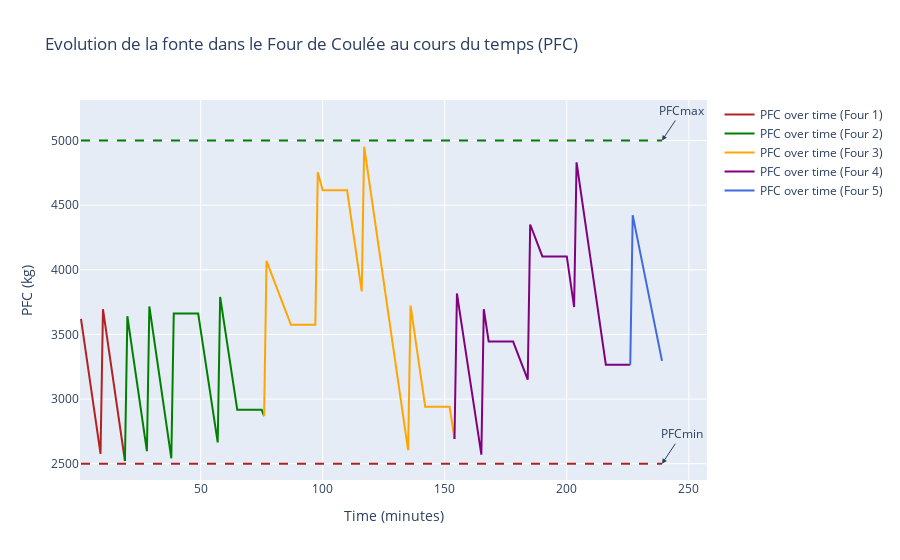
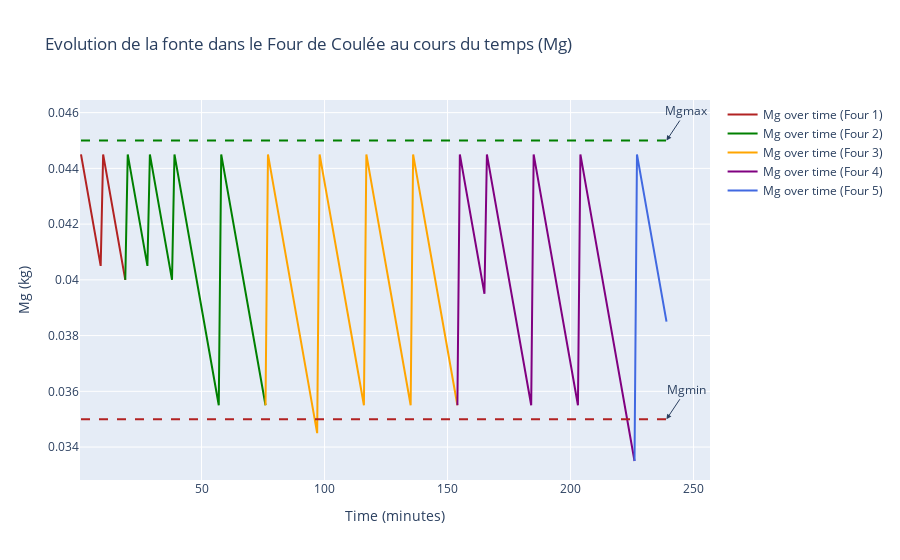

These figures' notebook cell, in order:
### Code cell
import plotly.graph_objects as go

# Fonction pour insérer le dernier élément de la clé actuelle au début de la liste de la clé suivante
def inserer_dernier_element(liste_cle, times_dict, PFC_Consomvalues_dict, Mgvalues_dict):
    for i in range(len(liste_cle) - 1):
        derniere_valeur_t = times_dict[liste_cle[i]][-1] if times_dict[liste_cle[i]] else None
        derniere_valeur_PFC = PFC_Consomvalues_dict[liste_cle[i]][-1] if PFC_Consomvalues_dict[liste_cle[i]] else None
        derniere_valeur_Mg = Mgvalues_dict[liste_cle[i]][-1] if Mgvalues_dict[liste_cle[i]] else None
        if derniere_valeur_t is not None:
            times_dict[liste_cle[i + 1]] = [derniere_valeur_t] + times_dict[liste_cle[i + 1]]
            PFC_Consomvalues_dict[liste_cle[i + 1]] = [derniere_valeur_PFC] + PFC_Consomvalues_dict[liste_cle[i + 1]]
            Mgvalues_dict[liste_cle[i + 1]] = [derniere_valeur_Mg] + Mgvalues_dict[liste_cle[i + 1]]


def Plot_consom(PFC_values_dict, Mgvalues_dict, times_dict, PFCmin, PFCmax, Mgmin, Mgmax):
    # Dictionnaire de couleurs pour chaque clé
    color_dict = {
        "chargement_et_fusion": 'royalblue',
        "Four 1": 'firebrick',
        "Four 2": 'green',
        "Four 3": 'orange',
        "Four 4": 'purple',
        "Four 5": 'royalblue'
    }


    # Initialisation des dictionnaires
    cles = ["chargement_et_fusion", "Four 1", "Four 2", "Four 3", "Four 4", "Four 5"]

    # Appliquer la fonction aux trois dictionnaires
    inserer_dernier_element(cles, times_dict, PFC_Consomvalues_dict, Mgvalues_dict)


    # Create Plotly figure for PFC
    fig_pfc = go.Figure()

    # Add PFC lines for each key
    for key in PFC_values_dict.keys():
        fig_pfc.add_trace(go.Scatter(x=times_dict[key], y=PFC_values_dict[key], mode='lines', name=f'PFC over time ({key})', line=dict(color=color_dict[key])))

    # Add horizontal lines for PFCmin and PFCmax
    tmin, tmax = times_dict["Four 1"][0],times_dict["Four 5"][-1]
    fig_pfc.add_shape(type="line", x0=tmin, y0=PFCmin, x1=tmax, y1=PFCmin, line=dict(color="firebrick", width=2, dash="dash"), name="PFCmin")
    fig_pfc.add_shape(type="line", x0=tmin, y0=PFCmax, x1=tmax, y1=PFCmax, line=dict(color="green", width=2, dash="dash"), name="PFCmax")

    # Customize layout for PFC figure
    fig_pfc.update_layout(title='Evolution de la fonte dans le Four de Coulée au cours du temps (PFC)', 
                          xaxis_title='Time (minutes)', yaxis_title='PFC (kg)', 
                          template='plotly', showlegend=True,
                          annotations=[
                              dict(x=tmax, y=PFCmin, xref="x", yref="y", text="PFCmin", showarrow=True, arrowhead=2, ax=20, ay=-30),
                              dict(x=tmax, y=PFCmax, xref="x", yref="y", text="PFCmax", showarrow=True, arrowhead=2, ax=20, ay=-30)
                          ])

    # Show the PFC plot
    fig_pfc.show()

    # Create Plotly figure for Mg
    fig_mg = go.Figure()

    # Add Mg lines for each key
    for key in Mgvalues_dict.keys():
        fig_mg.add_trace(go.Scatter(x=times_dict[key], y=Mgvalues_dict[key], mode='lines', name=f'Mg over time ({key})', line=dict(color=color_dict[key])))

    # Add horizontal lines for Mgmin and Mgmax
    fig_mg.add_shape(type="line", x0=tmin, y0=Mgmin, x1=tmax, y1=Mgmin, line=dict(color="firebrick", width=2, dash="dash"), name="Mgmin")
    fig_mg.add_shape(type="line", x0=tmin, y0=Mgmax, x1=tmax, y1=Mgmax, line=dict(color="green", width=2, dash="dash"), name="Mgmax")

    # Customize layout for Mg figure
    fig_mg.update_layout(title='Evolution de la fonte dans le Four de Coulée au cours du temps (Mg)', 
                         xaxis_title='Time (minutes)', yaxis_title='Mg (kg)', 
                         template='plotly', showlegend=True,
                         annotations=[
                              dict(x=tmax, y=Mgmin, xref="x", yref="y", text="Mgmin", showarrow=True, arrowhead=2, ax=20, ay=-30),
                              dict(x=tmax, y=Mgmax, xref="x", yref="y", text="Mgmax", showarrow=True, arrowhead=2, ax=20, ay=-30)
                          ])

    # Show the Mg plot
    fig_mg.show()

# Call the function with the appropriate dictionaries and parameters
Plot_consom(PFC_Consomvalues_dict, Mgvalues_dict, times_dict, PFCmin, PFCmax, Mgmin, Mgmax)

### Figure 1 — Plotly figure (JSON) as saved in the notebook; plotly's stock layout.template omitted (floating-point values rounded to 4 significant figures)
{"data": [{"line": {"color": "royalblue"}, "mode": "lines", "name": "PFC over time (chargement_et_fusion)", "type": "scatter", "x": [], "y": []}, {"line": {"color": "firebrick"}, "mode": "lines", "name": "PFC over time (Four 1)", "type": "scatter", "x": [1, 2, 3, 4, 5, 6, 7, 8, 9, 10, 11, 12, 13, 14, 15, 16, 17, 18, 19], "y": [3620.0, 3489.0, 3359.0, 3228.0, 3098.0, 2967.0, 2837.0, 2706.0, 2576.0, 3695.0, 3565.0, 3434.0, 3304.0, 3173.0, 3043.0, 2913.0, 2782.0, 2652.0, 2521.0]}, {"line": {"color": "green"}, "mode": "lines", "name": "PFC over time (Four 2)", "type": "scatter", "x": [19, 20, 21, 22, 23, 24, 25, 26, 27, 28, 29, 30, 31, 32, 33, 34, 35, 36, 37, 38, 39, 40, 41, 42, 43, 44, 45, 46, 47, 48, 49, 50, 51, 52, 53, 54, 55, 56, 57, 58, 59, 60, 61, 62, 63, 64, 65, 66, 67, 68, 69, 70, 71, 72, 73, 74, 75, 76], "y": [2521.0, 3641.0, 3510.0, 3380.0, 3249.0, 3119.0, 2988.0, 2858.0, 2727.0, 2597.0, 3716.0, 3586.0, 3456.0, 3325.0, 3195.0, 3064.0, 2934.0, 2803.0, 2673.0, 2542.0, 3662.0, 3662.0, 3662.0, 3662.0, 3662.0, 3662.0, 3662.0, 3662.0, 3662.0, 3662.0, 3662.0, 3537.0, 3413.0, 3288.0, 3163.0, 3039.0, 2914.0, 2789.0, 2665.0, 3790.0, 3665.0, 3541.0, 3416.0, 3291.0, 3167.0, 3042.0, 2918.0, 2918.0, 2918.0, 2918.0, 2918.0, 2918.0, 2918.0, 2918.0, 2918.0, 2918.0, 2918.0, 2868.0]}, {"line": {"color": "orange"}, "mode": "lines", "name": "PFC over time (Four 3)", "type": "scatter", "x": [76, 77, 78, 79, 80, 81, 82, 83, 84, 85, 86, 87, 88, 89, 90, 91, 92, 93, 94, 95, 96, 97, 98, 99, 100, 101, 102, 103, 104, 105, 106, 107, 108, 109, 110, 111, 112, 113, 114, 115, 116, 117, 118, 119, 120, 121, 122, 123, 124, 125, 126, 127, 128, 129, 130, 131, 132, 133, 134, 135, 136, 137, 138, 139, 140, 141, 142, 143, 144, 145, 146, 147, 148, 149, 150, 151, 152, 153, 154], "y": [2868.0, 4069.0, 4019.0, 3970.0, 3921.0, 3871.0, 3822.0, 3772.0, 3723.0, 3674.0, 3624.0, 3575.0, 3575.0, 3575.0, 3575.0, 3575.0, 3575.0, 3575.0, 3575.0, 3575.0, 3575.0, 3575.0, 4755.0, 4685.0, 4615.0, 4615.0, 4615.0, 4615.0, 4615.0, 4615.0, 4615.0, 4615.0, 4615.0, 4615.0, 4615.0, 4485.0, 4354.0, 4224.0, 4094.0, 3963.0, 3833.0, 4952.0, 4822.0, 4691.0, 4561.0, 4430.0, 4300.0, 4169.0, 4039.0, 3908.0, 3778.0, 3647.0, 3517.0, 3387.0, 3256.0, 3126.0, 2995.0, 2865.0, 2734.0, 2604.0, 3723.0, 3593.0, 3462.0, 3332.0, 3201.0, 3071.0, 2940.0, 2940.0, 2940.0, 2940.0, 2940.0, 2940.0, 2940.0, 2940.0, 2940.0, 2940.0, 2940.0, 2816.0, 2691.0]}, {"line": {"color": "purple"}, "mode": "lines", "name": "PFC over time (Four 4)", "type": "scatter", "x": [154, 155, 156, 157, 158, 159, 160, 161, 162, 163, 164, 165, 166, 167, 168, 169, 170, 171, 172, 173, 174, 175, 176, 177, 178, 179, 180, 181, 182, 183, 184, 185, 186, 187, 188, 189, 190, 191, 192, 193, 194, 195, 196, 197, 198, 199, 200, 201, 202, 203, 204, 205, 206, 207, 208, 209, 210, 211, 212, 213, 214, 215, 216, 217, 218, 219, 220, 221, 222, 223, 224, 225, 226], "y": [2691.0, 3817.0, 3692.0, 3567.0, 3443.0, 3318.0, 3193.0, 3069.0, 2944.0, 2819.0, 2695.0, 2570.0, 3695.0, 3571.0, 3446.0, 3446.0, 3446.0, 3446.0, 3446.0, 3446.0, 3446.0, 3446.0, 3446.0, 3446.0, 3446.0, 3397.0, 3347.0, 3298.0, 3249.0, 3199.0, 3150.0, 4350.0, 4301.0, 4252.0, 4202.0, 4153.0, 4103.0, 4103.0, 4103.0, 4103.0, 4103.0, 4103.0, 4103.0, 4103.0, 4103.0, 4103.0, 4103.0, 3973.0, 3842.0, 3712.0, 4832.0, 4701.0, 4571.0, 4440.0, 4310.0, 4179.0, 4049.0, 3918.0, 3788.0, 3657.0, 3527.0, 3396.0, 3266.0, 3266.0, 3266.0, 3266.0, 3266.0, 3266.0, 3266.0, 3266.0, 3266.0, 3266.0, 3266.0]}, {"line": {"color": "royalblue"}, "mode": "lines", "name": "PFC over time (Four 5)", "type": "scatter", "x": [226, 227, 228, 229, 230, 231, 232, 233, 234, 235, 236, 237, 238, 239], "y": [3266.0, 4422.0, 4328.0, 4234.0, 4140.0, 4046.0, 3953.0, 3859.0, 3765.0, 3671.0, 3577.0, 3483.0, 3389.0, 3295.0]}], "layout": {"annotations": [{"arrowhead": 2, "ax": 20, "ay": -30, "showarrow": true, "text": "PFCmin", "x": 239, "xref": "x", "y": 2500, "yref": "y"}, {"arrowhead": 2, "ax": 20, "ay": -30, "showarrow": true, "text": "PFCmax", "x": 239, "xref": "x", "y": 5000, "yref": "y"}], "shapes": [{"line": {"color": "firebrick", "dash": "dash", "width": 2}, "name": "PFCmin", "type": "line", "x0": 1, "x1": 239, "y0": 2500, "y1": 2500}, {"line": {"color": "green", "dash": "dash", "width": 2}, "name": "PFCmax", "type": "line", "x0": 1, "x1": 239, "y0": 5000, "y1": 5000}], "showlegend": true, "title": {"text": "Evolution de la fonte dans le Four de Coulée au cours du temps (PFC)"}, "xaxis": {"title": {"text": "Time (minutes)"}}, "yaxis": {"title": {"text": "PFC (kg)"}}}}

### Figure 2 — Plotly figure (JSON) as saved in the notebook; plotly's stock layout.template omitted (floating-point values rounded to 4 significant figures)
{"data": [{"line": {"color": "royalblue"}, "mode": "lines", "name": "Mg over time (chargement_et_fusion)", "type": "scatter", "x": [], "y": []}, {"line": {"color": "firebrick"}, "mode": "lines", "name": "Mg over time (Four 1)", "type": "scatter", "x": [1, 2, 3, 4, 5, 6, 7, 8, 9, 10, 11, 12, 13, 14, 15, 16, 17, 18, 19], "y": [0.0445, 0.044, 0.0435, 0.043, 0.0425, 0.042, 0.0415, 0.041, 0.0405, 0.0445, 0.044, 0.0435, 0.043, 0.0425, 0.042, 0.0415, 0.041, 0.0405, 0.04]}, {"line": {"color": "green"}, "mode": "lines", "name": "Mg over time (Four 2)", "type": "scatter", "x": [19, 20, 21, 22, 23, 24, 25, 26, 27, 28, 29, 30, 31, 32, 33, 34, 35, 36, 37, 38, 39, 40, 41, 42, 43, 44, 45, 46, 47, 48, 49, 50, 51, 52, 53, 54, 55, 56, 57, 58, 59, 60, 61, 62, 63, 64, 65, 66, 67, 68, 69, 70, 71, 72, 73, 74, 75, 76], "y": [0.04, 0.0445, 0.044, 0.0435, 0.043, 0.0425, 0.042, 0.0415, 0.041, 0.0405, 0.0445, 0.044, 0.0435, 0.043, 0.0425, 0.042, 0.0415, 0.041, 0.0405, 0.04, 0.0445, 0.044, 0.0435, 0.043, 0.0425, 0.042, 0.0415, 0.041, 0.0405, 0.04, 0.0395, 0.039, 0.0385, 0.038, 0.0375, 0.037, 0.0365, 0.036, 0.0355, 0.0445, 0.044, 0.0435, 0.043, 0.0425, 0.042, 0.0415, 0.041, 0.0405, 0.04, 0.0395, 0.039, 0.0385, 0.038, 0.0375, 0.037, 0.0365, 0.036, 0.0355]}, {"line": {"color": "orange"}, "mode": "lines", "name": "Mg over time (Four 3)", "type": "scatter", "x": [76, 77, 78, 79, 80, 81, 82, 83, 84, 85, 86, 87, 88, 89, 90, 91, 92, 93, 94, 95, 96, 97, 98, 99, 100, 101, 102, 103, 104, 105, 106, 107, 108, 109, 110, 111, 112, 113, 114, 115, 116, 117, 118, 119, 120, 121, 122, 123, 124, 125, 126, 127, 128, 129, 130, 131, 132, 133, 134, 135, 136, 137, 138, 139, 140, 141, 142, 143, 144, 145, 146, 147, 148, 149, 150, 151, 152, 153, 154], "y": [0.0355, 0.0445, 0.044, 0.0435, 0.043, 0.0425, 0.042, 0.0415, 0.041, 0.0405, 0.04, 0.0395, 0.039, 0.0385, 0.038, 0.0375, 0.037, 0.0365, 0.036, 0.0355, 0.035, 0.0345, 0.0445, 0.044, 0.0435, 0.043, 0.0425, 0.042, 0.0415, 0.041, 0.0405, 0.04, 0.0395, 0.039, 0.0385, 0.038, 0.0375, 0.037, 0.0365, 0.036, 0.0355, 0.0445, 0.044, 0.0435, 0.043, 0.0425, 0.042, 0.0415, 0.041, 0.0405, 0.04, 0.0395, 0.039, 0.0385, 0.038, 0.0375, 0.037, 0.0365, 0.036, 0.0355, 0.0445, 0.044, 0.0435, 0.043, 0.0425, 0.042, 0.0415, 0.041, 0.0405, 0.04, 0.0395, 0.039, 0.0385, 0.038, 0.0375, 0.037, 0.0365, 0.036, 0.0355]}, {"line": {"color": "purple"}, "mode": "lines", "name": "Mg over time (Four 4)", "type": "scatter", "x": [154, 155, 156, 157, 158, 159, 160, 161, 162, 163, 164, 165, 166, 167, 168, 169, 170, 171, 172, 173, 174, 175, 176, 177, 178, 179, 180, 181, 182, 183, 184, 185, 186, 187, 188, 189, 190, 191, 192, 193, 194, 195, 196, 197, 198, 199, 200, 201, 202, 203, 204, 205, 206, 207, 208, 209, 210, 211, 212, 213, 214, 215, 216, 217, 218, 219, 220, 221, 222, 223, 224, 225, 226], "y": [0.0355, 0.0445, 0.044, 0.0435, 0.043, 0.0425, 0.042, 0.0415, 0.041, 0.0405, 0.04, 0.0395, 0.0445, 0.044, 0.0435, 0.043, 0.0425, 0.042, 0.0415, 0.041, 0.0405, 0.04, 0.0395, 0.039, 0.0385, 0.038, 0.0375, 0.037, 0.0365, 0.036, 0.0355, 0.0445, 0.044, 0.0435, 0.043, 0.0425, 0.042, 0.0415, 0.041, 0.0405, 0.04, 0.0395, 0.039, 0.0385, 0.038, 0.0375, 0.037, 0.0365, 0.036, 0.0355, 0.0445, 0.044, 0.0435, 0.043, 0.0425, 0.042, 0.0415, 0.041, 0.0405, 0.04, 0.0395, 0.039, 0.0385, 0.038, 0.0375, 0.037, 0.0365, 0.036, 0.0355, 0.035, 0.0345, 0.034, 0.0335]}, {"line": {"color": "royalblue"}, "mode": "lines", "name": "Mg over time (Four 5)", "type": "scatter", "x": [226, 227, 228, 229, 230, 231, 232, 233, 234, 235, 236, 237, 238, 239], "y": [0.0335, 0.0445, 0.044, 0.0435, 0.043, 0.0425, 0.042, 0.0415, 0.041, 0.0405, 0.04, 0.0395, 0.039, 0.0385]}], "layout": {"annotations": [{"arrowhead": 2, "ax": 20, "ay": -30, "showarrow": true, "text": "Mgmin", "x": 239, "xref": "x", "y": 0.035, "yref": "y"}, {"arrowhead": 2, "ax": 20, "ay": -30, "showarrow": true, "text": "Mgmax", "x": 239, "xref": "x", "y": 0.045, "yref": "y"}], "shapes": [{"line": {"color": "firebrick", "dash": "dash", "width": 2}, "name": "Mgmin", "type": "line", "x0": 1, "x1": 239, "y0": 0.035, "y1": 0.035}, {"line": {"color": "green", "dash": "dash", "width": 2}, "name": "Mgmax", "type": "line", "x0": 1, "x1": 239, "y0": 0.045, "y1": 0.045}], "showlegend": true, "title": {"text": "Evolution de la fonte dans le Four de Coulée au cours du temps (Mg)"}, "xaxis": {"title": {"text": "Time (minutes)"}}, "yaxis": {"title": {"text": "Mg (kg)"}}}}
